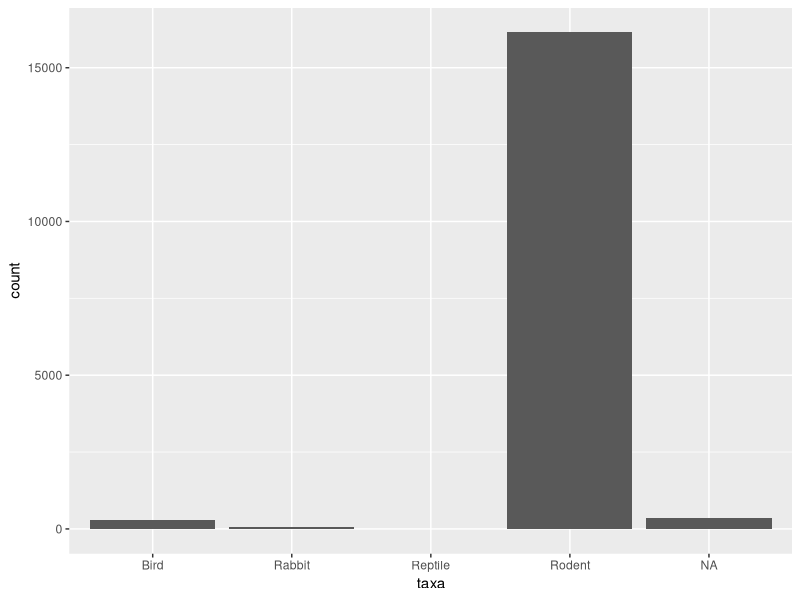
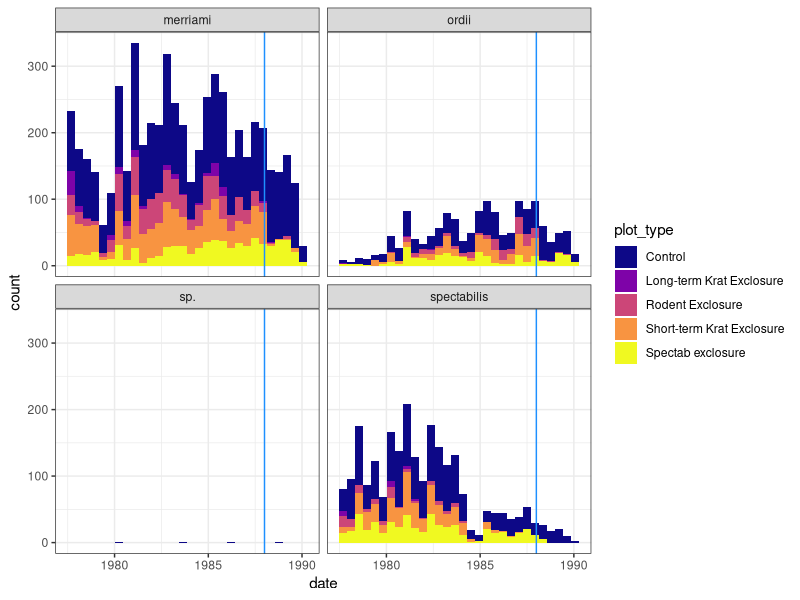
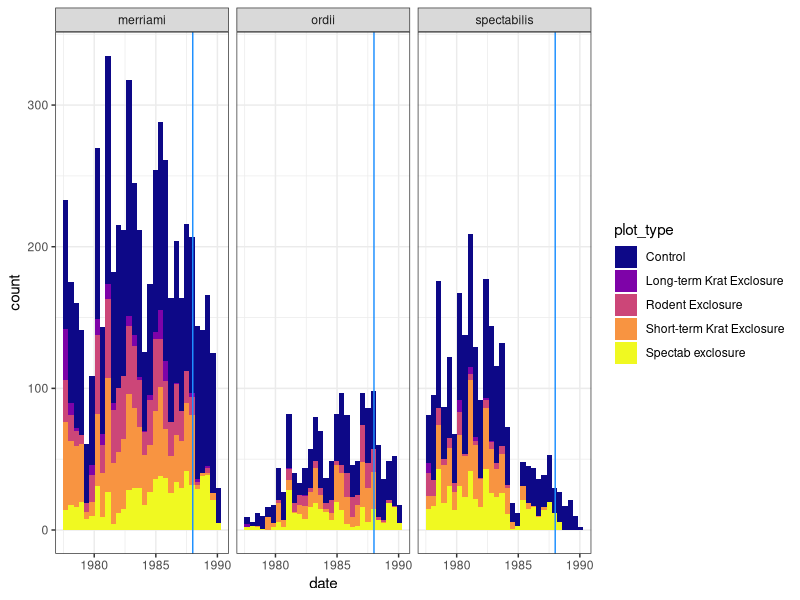
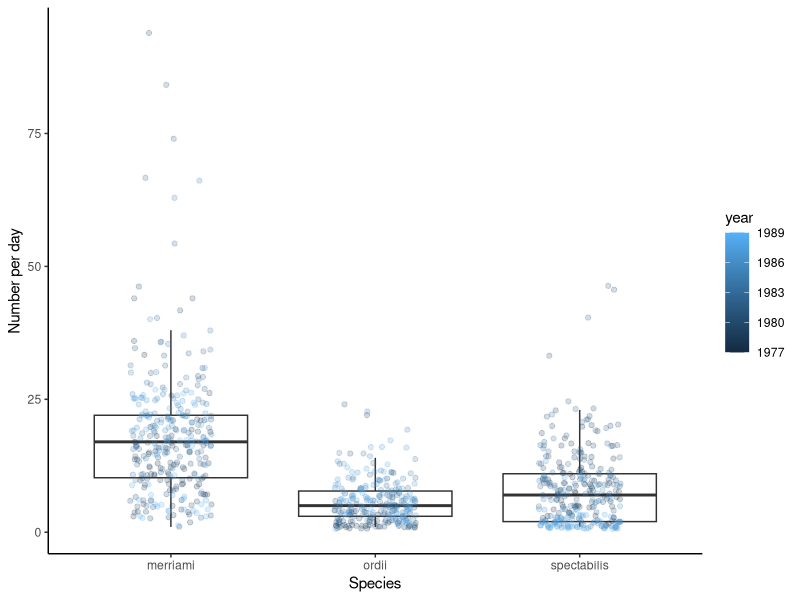
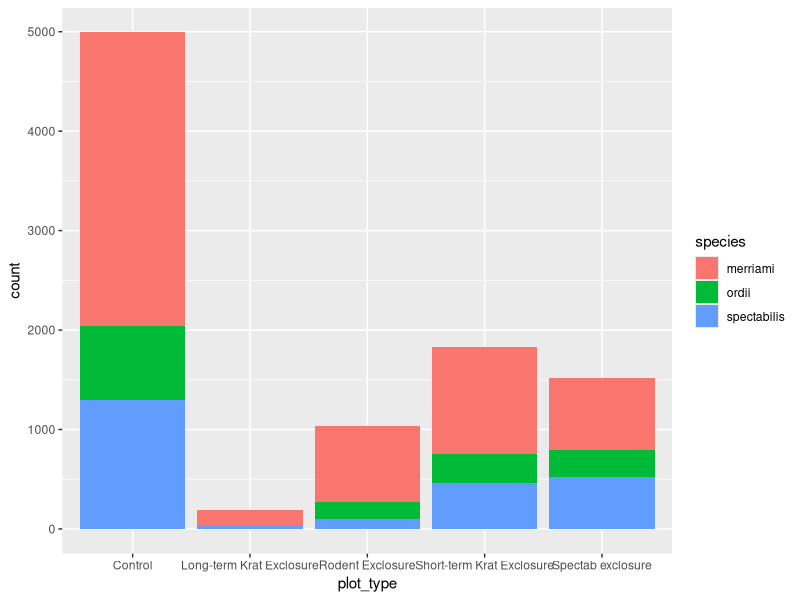

The R source for these figures, in order:
## ---- chunk 1
library(readr)
library(dplyr)
library(ggplot2)
library(stringr)
## ---- chunk 2
rodents <- read_csv("scripts/data/surveys_complete_77_89.csv")
## ---- chunk 3
glimpse(rodents) # or click on the environment
str(rodents) # an alternative that does the same thing
head(rodents) # or open fully with View() or click in environment
## ---- chunk 4
table(rodents$taxa)
## ---- chunk 5
rodents %>%
  ggplot(aes(x=taxa))+
  geom_bar()
## ---- chunk 6
## How do we find NAs anyway? ----
head(is.na(rodents$taxa)) # logical--tells us when an observation is an NA (T or F)

# Not very helpful. BUT
sum(is.na(rodents$taxa)) # sum considers T = 1 and F = 0
## ---- chunk 7
rodents <- rodents %>%
  filter(taxa == "Rodent")
glimpse(rodents)
## ---- chunk 8
krats <- rodents %>%
  filter(genus == "Dipodomys")
dim(krats) # okay, so that's a lot smaller, great.
glimpse(krats)
## ---- chunk 9
krats <- krats %>%
  mutate(date = lubridate::ymd(paste(year, month, day, sep = "-")))
## ---- chunk 10
krats <- krats %>%
  mutate(time_period = ifelse(year < 1988, "early", "late"))

# Check that this went through; check for NAs
table(krats$time_period, exclude = NULL) # learned how to do this earlier
## ---- chunk 11
krats %>%
  ggplot(aes(x = date, fill = plot_type)) +
  geom_histogram()+
  facet_wrap(~species)+ 
  theme_bw()+
  scale_fill_viridis_d(option = "plasma")+
  geom_vline(aes(xintercept = lubridate::ymd("1988-01-01")), col = "dodgerblue")
## ---- chunk 12
krats <- krats %>%
  filter(species != "sp.")
## ---- chunk 13
krats %>%
  ggplot(aes(x = date, fill = plot_type)) +
  geom_histogram()+
  facet_wrap(~species)+ 
  theme_bw()+
  scale_fill_viridis_d(option = "plasma")+
  geom_vline(aes(xintercept = lubridate::ymd("1988-01-01")), col = "dodgerblue")
## ---- chunk 14
krats_per_day <- krats %>%
  group_by(date, year, species) %>%
  summarize(n = n()) %>%
  group_by(species)

krats_per_day %>%
  ggplot(aes(x = species, y = n))+
  geom_boxplot(outlier.shape = NA)+
  geom_jitter(width = 0.2, alpha = 0.2, aes(col = year))+
  theme_classic()+
  ylab("Number per day")+
  xlab("Species")
## ---- chunk 15
krats %>%
  ggplot(aes(x = plot_type, fill = species))+
    geom_bar() # XXX this needs to be edited
## ---- chunk 16
# Insert here: a model to test statistically what we can see in the above plot.
